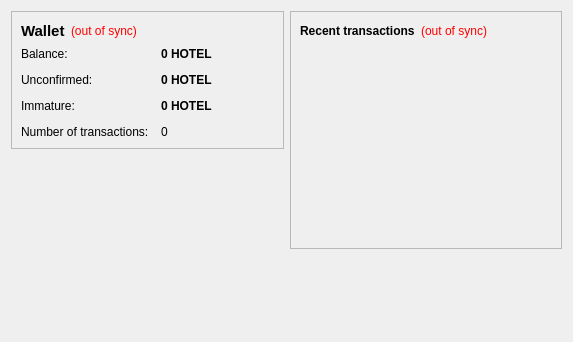
<?xml version="1.0" encoding="UTF-8"?>
<ui version="4.0">
 <class>OverviewPage</class>
 <widget class="QWidget" name="OverviewPage">
  <property name="geometry">
   <rect>
    <x>0</x>
    <y>0</y>
    <width>573</width>
    <height>342</height>
   </rect>
  </property>
  <property name="windowTitle">
   <string>Form</string>
  </property>
  <layout class="QHBoxLayout" name="horizontalLayout" stretch="1,1">
   <item>
    <layout class="QVBoxLayout" name="verticalLayout_2">
     <item>
      <widget class="QFrame" name="frame">
       <property name="frameShape">
        <enum>QFrame::StyledPanel</enum>
       </property>
       <property name="frameShadow">
        <enum>QFrame::Raised</enum>
       </property>
       <layout class="QVBoxLayout" name="verticalLayout_4">
        <item>
         <layout class="QHBoxLayout" name="horizontalLayout_4">
          <item>
           <widget class="QLabel" name="label_5">
            <property name="font">
             <font>
              <pointsize>11</pointsize>
              <weight>75</weight>
              <bold>true</bold>
             </font>
            </property>
            <property name="text">
             <string>Wallet</string>
            </property>
           </widget>
          </item>
          <item>
           <widget class="QLabel" name="labelWalletStatus">
            <property name="toolTip">
             <string>The displayed information may be out of date. Your wallet automatically synchronizes with the HotelCoin network after a connection is established, but this process has not completed yet.</string>
            </property>
            <property name="styleSheet">
             <string notr="true">QLabel { color: red; }</string>
            </property>
            <property name="text">
             <string notr="true">(out of sync)</string>
            </property>
            <property name="alignment">
             <set>Qt::AlignLeading|Qt::AlignLeft|Qt::AlignVCenter</set>
            </property>
           </widget>
          </item>
          <item>
           <spacer name="horizontalSpacer_2">
            <property name="orientation">
             <enum>Qt::Horizontal</enum>
            </property>
            <property name="sizeHint" stdset="0">
             <size>
              <width>40</width>
              <height>20</height>
             </size>
            </property>
           </spacer>
          </item>
         </layout>
        </item>
        <item>
         <layout class="QFormLayout" name="formLayout_2">
          <property name="fieldGrowthPolicy">
           <enum>QFormLayout::AllNonFixedFieldsGrow</enum>
          </property>
          <property name="horizontalSpacing">
           <number>12</number>
          </property>
          <property name="verticalSpacing">
           <number>12</number>
          </property>
          <item row="0" column="0">
           <widget class="QLabel" name="label">
            <property name="text">
             <string>Balance:</string>
            </property>
           </widget>
          </item>
          <item row="0" column="1">
           <widget class="QLabel" name="labelBalance">
            <property name="font">
             <font>
              <weight>75</weight>
              <bold>true</bold>
             </font>
            </property>
            <property name="cursor">
             <cursorShape>IBeamCursor</cursorShape>
            </property>
            <property name="toolTip">
             <string>Your current balance</string>
            </property>
            <property name="text">
             <string notr="true">0 HOTEL</string>
            </property>
            <property name="textInteractionFlags">
             <set>Qt::LinksAccessibleByMouse|Qt::TextSelectableByKeyboard|Qt::TextSelectableByMouse</set>
            </property>
           </widget>
          </item>
          <item row="1" column="0">
           <widget class="QLabel" name="label_3">
            <property name="text">
             <string>Unconfirmed:</string>
            </property>
           </widget>
          </item>
          <item row="1" column="1">
           <widget class="QLabel" name="labelUnconfirmed">
            <property name="font">
             <font>
              <weight>75</weight>
              <bold>true</bold>
             </font>
            </property>
            <property name="cursor">
             <cursorShape>IBeamCursor</cursorShape>
            </property>
            <property name="toolTip">
             <string>Total of transactions that have yet to be confirmed, and do not yet count toward the current balance</string>
            </property>
            <property name="text">
             <string notr="true">0 HOTEL</string>
            </property>
            <property name="textInteractionFlags">
             <set>Qt::LinksAccessibleByMouse|Qt::TextSelectableByKeyboard|Qt::TextSelectableByMouse</set>
            </property>
           </widget>
          </item>
          <item row="3" column="0">
           <widget class="QLabel" name="label_2">
            <property name="text">
             <string>Number of transactions:</string>
            </property>
           </widget>
          </item>
          <item row="3" column="1">
           <widget class="QLabel" name="labelNumTransactions">
            <property name="toolTip">
             <string>Total number of transactions in wallet</string>
            </property>
            <property name="text">
             <string notr="true">0</string>
            </property>
           </widget>
          </item>
          <item row="2" column="0">
           <widget class="QLabel" name="labelImmatureText">
            <property name="text">
             <string>Immature:</string>
            </property>
           </widget>
          </item>
          <item row="2" column="1">
           <widget class="QLabel" name="labelImmature">
            <property name="font">
             <font>
              <weight>75</weight>
              <bold>true</bold>
             </font>
            </property>
            <property name="toolTip">
             <string>Mined balance that has not yet matured</string>
            </property>
            <property name="text">
             <string notr="true">0 HOTEL</string>
            </property>
            <property name="textInteractionFlags">
             <set>Qt::LinksAccessibleByMouse|Qt::TextSelectableByKeyboard|Qt::TextSelectableByMouse</set>
            </property>
           </widget>
          </item>
         </layout>
        </item>
       </layout>
      </widget>
     </item>
     <item>
      <spacer name="verticalSpacer">
       <property name="orientation">
        <enum>Qt::Vertical</enum>
       </property>
       <property name="sizeHint" stdset="0">
        <size>
         <width>20</width>
         <height>40</height>
        </size>
       </property>
      </spacer>
     </item>
    </layout>
   </item>
   <item>
    <layout class="QVBoxLayout" name="verticalLayout_3">
     <item>
      <widget class="QFrame" name="frame_2">
       <property name="frameShape">
        <enum>QFrame::StyledPanel</enum>
       </property>
       <property name="frameShadow">
        <enum>QFrame::Raised</enum>
       </property>
       <layout class="QVBoxLayout" name="verticalLayout">
        <item>
         <layout class="QHBoxLayout" name="horizontalLayout_2">
          <item>
           <widget class="QLabel" name="label_4">
            <property name="text">
             <string>&lt;b&gt;Recent transactions&lt;/b&gt;</string>
            </property>
           </widget>
          </item>
          <item>
           <widget class="QLabel" name="labelTransactionsStatus">
            <property name="toolTip">
             <string>The displayed information may be out of date. Your wallet automatically synchronizes with the HotelCoin network after a connection is established, but this process has not completed yet.</string>
            </property>
            <property name="styleSheet">
             <string notr="true">QLabel { color: red; }</string>
            </property>
            <property name="text">
             <string notr="true">(out of sync)</string>
            </property>
            <property name="alignment">
             <set>Qt::AlignRight|Qt::AlignTrailing|Qt::AlignVCenter</set>
            </property>
           </widget>
          </item>
          <item>
           <spacer name="horizontalSpacer">
            <property name="orientation">
             <enum>Qt::Horizontal</enum>
            </property>
            <property name="sizeHint" stdset="0">
             <size>
              <width>40</width>
              <height>20</height>
             </size>
            </property>
           </spacer>
          </item>
         </layout>
        </item>
        <item>
         <widget class="QListView" name="listTransactions">
          <property name="styleSheet">
           <string notr="true">QListView { background: transparent; }</string>
          </property>
          <property name="frameShape">
           <enum>QFrame::NoFrame</enum>
          </property>
          <property name="verticalScrollBarPolicy">
           <enum>Qt::ScrollBarAlwaysOff</enum>
          </property>
          <property name="horizontalScrollBarPolicy">
           <enum>Qt::ScrollBarAlwaysOff</enum>
          </property>
          <property name="selectionMode">
           <enum>QAbstractItemView::NoSelection</enum>
          </property>
         </widget>
        </item>
       </layout>
      </widget>
     </item>
     <item>
      <spacer name="verticalSpacer_2">
       <property name="orientation">
        <enum>Qt::Vertical</enum>
       </property>
       <property name="sizeHint" stdset="0">
        <size>
         <width>20</width>
         <height>40</height>
        </size>
       </property>
      </spacer>
     </item>
    </layout>
   </item>
  </layout>
 </widget>
 <resources/>
 <connections/>
</ui>
